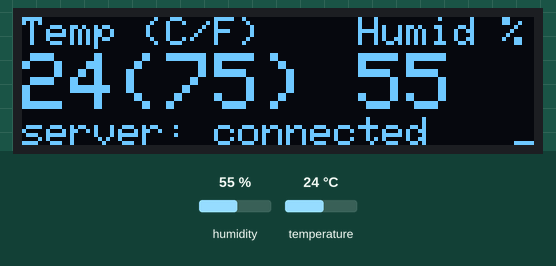
This sketch was run on a simulated ESP32. Shown: 128×32 one-colour display. The test bench sets the inputs (shaded band); at power-on: humidity 55 %, temperature 24 °C. WiFi joins after 1.5 s; servers stay silent unless stated; the display library's start-up logo is not drawn; uploads are accepted with an empty reply; what the sketch prints to the serial monitor is not drawn.

Above: at 10.4 s.
10.5 s: humidity set to 22 %
At 13.1 s:
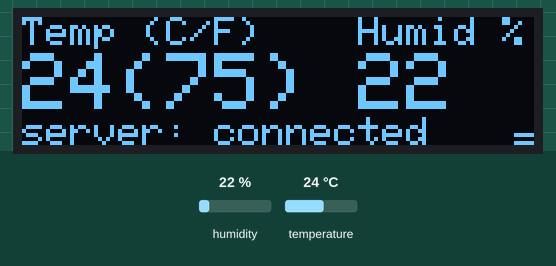
17.3 s: temperature set to 12 °C
At 19.8 s:
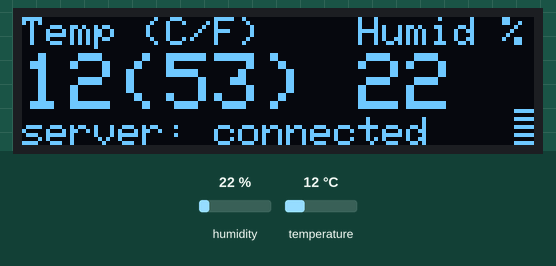
22.5 s: humidity set to 40 %
At 24.6 s:
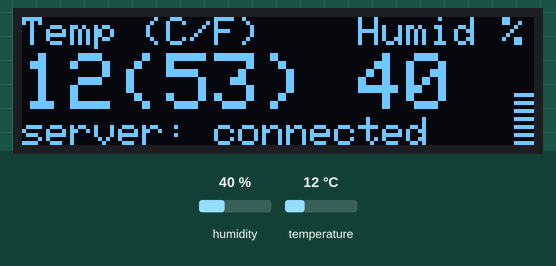
27.0 s: temperature set to 19 °C
At 28.3 s:
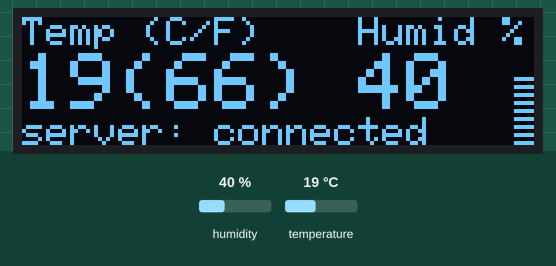
Timing chart, 0 to 30.0 s (numbered marks = the images above; inputs shaded):
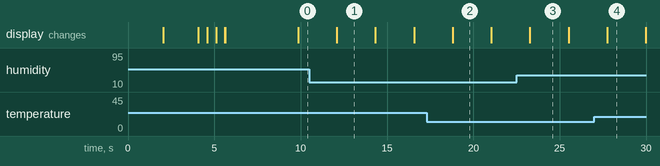

The sketch:

iot-temperature-sensors-esp32.ino
```cpp
// (licence header left out)
#include <SPI.h>
#include <Wire.h>
#include <Adafruit_GFX.h>
#include <Adafruit_SSD1306.h>
#include <DHT.h>
#include <WiFi.h>
#include <HTTPClient.h>

#define DHTPIN 2       // Digital pin connected to the DHT sensor
#define DHTTYPE DHT11  // DHT 11

DHT dht(DHTPIN, DHTTYPE);

#define SCREEN_WIDTH 128  // OLED display width, in pixels
#define SCREEN_HEIGHT 32  // OLED display height, in pixels

// Declaration for an SSD1306 display connected to I2C (SDA, SCL pins)
// The pins for I2C are defined by the Wire-library.
// On an arduino UNO:       A4(SDA), A5(SCL)
// On an arduino MEGA 2560: 20(SDA), 21(SCL)
// On an arduino LEONARDO:   2(SDA),  3(SCL), ...
#define OLED_RESET -1        // Reset pin # (or -1 if sharing Arduino reset pin)
#define SCREEN_ADDRESS 0x3C  ///< See datasheet for Address; 0x3D for 128x64, 0x3C for 128x32
Adafruit_SSD1306 display(SCREEN_WIDTH, SCREEN_HEIGHT, &Wire, OLED_RESET);

const char* ssid = "your wifi ssid";
const char* password = "your password";
String MQTT_BROKER = "http://192.168.1.10:80";
String serverBrokerPath = "/update-sensors/sensors/";
String urlTemperaturePath = "temperature/update/v1";

String _uuid;
int smallSendCounter = 0;

void setup() {
  Serial.begin(115200);

  Serial.println("Temperature Sensors IoT - Temperature and Humidity:");
  dht.begin();

  // SSD1306_SWITCHCAPVCC = generate display voltage from 3.3V internally
  if (!display.begin(SSD1306_SWITCHCAPVCC, SCREEN_ADDRESS)) {
    Serial.println(F("SSD1306 allocation failed"));
    for (;;)
      ;  // Don't proceed, loop forever
  }

  // Show initial display buffer contents on the screen --
  // the library initializes this with an Adafruit splash screen.
  display.display();
  delay(2000);  // Pause for 2 seconds

  // Clear the buffer
  display.clearDisplay();

  // read ESP model name
  _uuid = ESP.getChipModel();

  // welcome screen
  display.setTextSize(1);  // Normal 1:1 pixel scale
  display.setTextColor(WHITE, BLACK);
  display.println("  -= IoT Sensors =-");
  display.println("Temperature/Humidity.");
  display.println("Model: " + _uuid);
  display.setCursor(30, 25);
  display.setTextColor(BLACK, WHITE);
  display.println(" ver 1.7 ");

  // Show the display buffer on the screen. You MUST call display() after
  // drawing commands to make them visible on screen!
  display.display();
  delay(2000);

  // WiFi status
  display.clearDisplay();
  display.setCursor(0, 0);
  display.setTextSize(1);  // Normal 1:1 pixel scale
  display.setTextColor(WHITE, BLACK);
  display.println("WiFi connecting");
  display.display();

  WiFi.begin(ssid, password);
  Serial.println("Connecting");

  // WiFi connection progress
  while (WiFi.status() != WL_CONNECTED) {
     delay(500);
     Serial.print(".");
     display.print(".");
     display.display();
  }

  // WiFi connected and client IP address
  Serial.println("");
  Serial.print("Connected to WiFi network with IP Address: ");
  Serial.println(WiFi.localIP());

  display.clearDisplay();
  display.setCursor(0, 10);
  display.println("WiFi connected.\nIP:" + WiFi.localIP().toString());
  display.display();

  _uuid +="#" + WiFi.macAddress();

  delay(2000);
}

void loop() {

  delay(2000);

  // read sensors values
  float h = dht.readHumidity();
  float t = dht.readTemperature();
  bool isError = isnan(h) || isnan(t);

  display.clearDisplay();
  // display it on OLED display
  sensorValuesDisplay(t, h, isError);
  // push values into Http server
  sendToServer(t, h, isError);

  display.display();
}

void sensorValuesDisplay(float t, float h, bool isError) {

  Serial.print("Humidity: ");
  Serial.print(h);
  Serial.print(" %	");
  Serial.print("Temperature: ");
  Serial.print(t);
  Serial.println(" °C");

  display.setTextSize(1);  // Normal 1:1 pixel scale
  display.setTextColor(WHITE, BLACK);
  display.setCursor(0, 0);  // Start at top-left corner
  display.cp437(true);      // Use full 256 char 'Code Page 437' font

  if (isError) {
    display.write("Failed to read from DHT sensor!");
  } else {
    int f = (t * 1.8) + 32;
    display.println("Temp (C/F)    Humid %");
    display.setTextColor(WHITE, BLACK);
    display.setCursor(0, 9);
    display.setTextSize(2);
    display.println(String((int)t) + "(" + String(f) + ") " + String((int)h));
    display.setTextSize(1);
    display.print("server: ");
    if (WiFi.status() == WL_CONNECTED){
      display.print("connected ");
    }
    else {
      display.setTextColor(BLACK, WHITE);
      display.print("not connected ");
    }
  }
}

void sendToServer(float t, float h, bool isError) {

  if (WiFi.status() == WL_CONNECTED) {
    HTTPClient http;

    String serverPath = MQTT_BROKER + serverBrokerPath + urlTemperaturePath + "?deviceName=" + _uuid + "&temperature=" + t + "&humidity=" + h;

    // Your Domain name with URL path or IP address with path
    http.begin(serverPath.c_str());

    // If you need Node-RED/server authentication, insert user and password below
    //http.setAuthorization("REPLACE_WITH_SERVER_USERNAME", "REPLACE_WITH_SERVER_PASSWORD");

    // Send HTTP GET request
    int httpResponseCode = http.GET();

    if (httpResponseCode > 0) {
      Serial.print("HTTP Response code: ");
      Serial.println(httpResponseCode);
      String payload = http.getString();
      Serial.println(payload);

      if(smallSendCounter++ > 10)
        smallSendCounter = 1;

      // display 10 send counters attempts
      for(int at = 0; at < smallSendCounter; at++){
        for(int p = 1; p < 6; p++){
         display.drawPixel(SCREEN_WIDTH - p, SCREEN_HEIGHT - at*2 - 1, SSD1306_WHITE);
        }
      }

    } else {
      display.setCursor(SCREEN_WIDTH - 25, SCREEN_HEIGHT - 8);
      display.setTextColor(BLACK, WHITE);
      display.print(" err");

      Serial.print("Error code: ");
      Serial.println(httpResponseCode);
    }
    // Free resources
    http.end();
  } else {
    Serial.println("WiFi Disconnected");
  }
}
```
